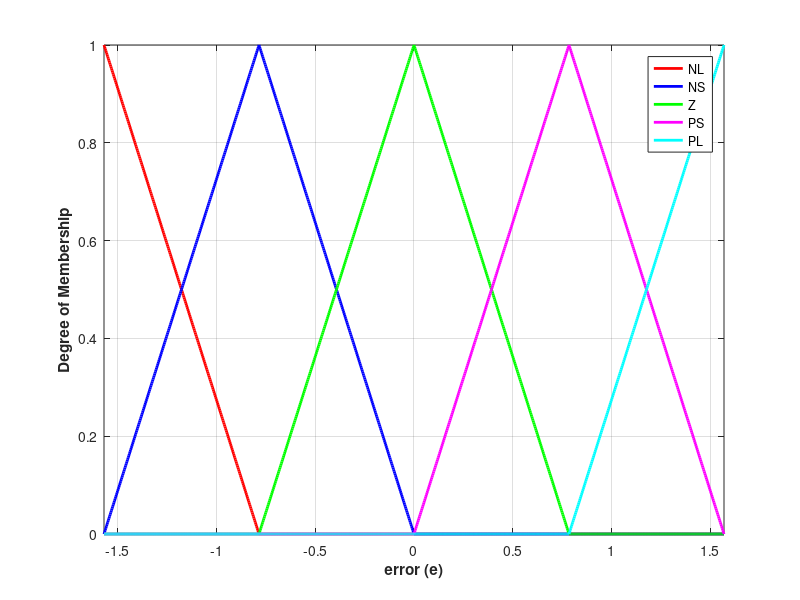
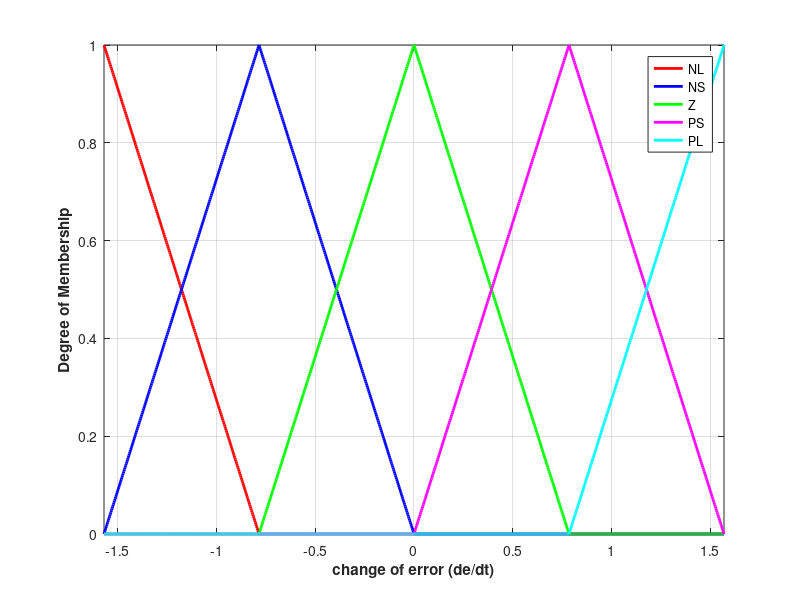
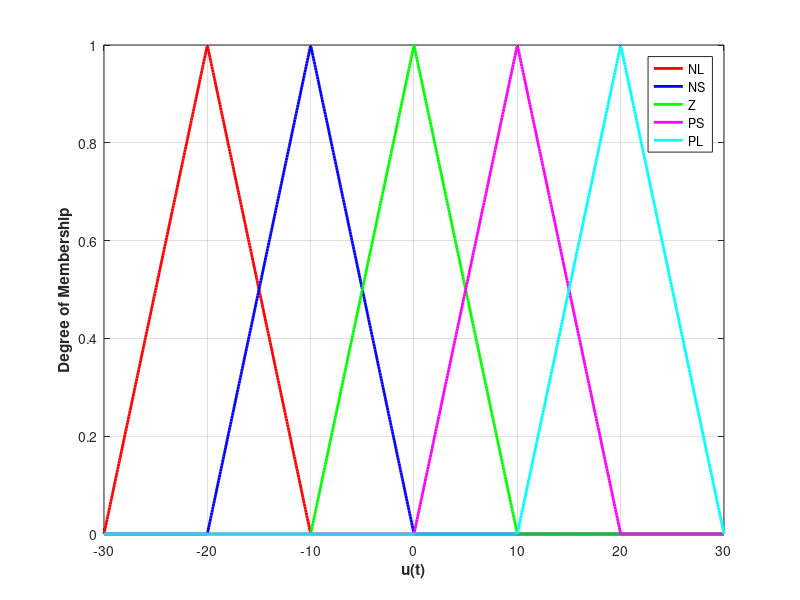
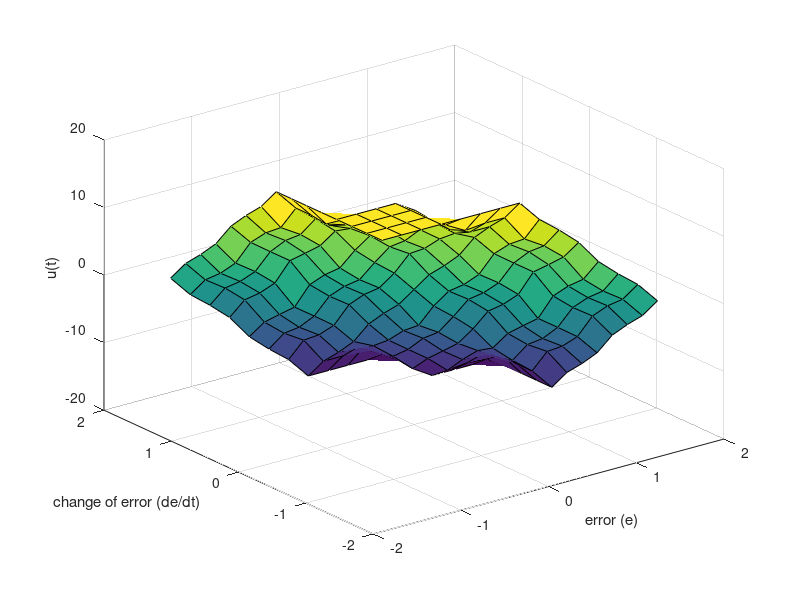

Write MATLAB code to recreate these figures, in order.
a=newfis('Inverted Pendalum');
a=addvar(a,'input','error (e)',[-pi/2 pi/2]);
a=addmf(a,'input',1,'NL','trimf', [-10 -pi/2 -pi/4]);
a=addmf(a,'input',1,'NS','trimf', [-pi/2 -pi/4 0]);
a=addmf(a,'input',1,'Z','trimf', [-pi/4 0 pi/4]);
a=addmf(a,'input',1,'PS','trimf', [0 pi/4 pi/2]);
a=addmf(a,'input',1,'PL','trimf', [pi/4 pi/2 +10]);
a=addvar(a,'input','change of error (de/dt)',[-pi/2 pi/2]);
a=addmf(a,'input',2,'NL','trimf', [-10 -pi/2 -pi/4]);
a=addmf(a,'input',2,'NS','trimf', [-pi/2 -pi/4 0]);
a=addmf(a,'input',2,'Z','trimf', [-pi/4 0 pi/4]);
a=addmf(a,'input',2,'PS','trimf', [0 pi/4 pi/2]);
a=addmf(a,'input',2,'PL','trimf', [pi/4 pi/2 +10]);
a=addvar(a,'output','u(t)', [-30 30]);
a=addmf(a,'output',1,'NL','trimf', [-30 -20 -10]);
a=addmf(a,'output',1,'NS','trimf', [-20 -10 0]);
a=addmf(a,'output',1,'Z','trimf', [-10 0 10]);
a=addmf(a,'output',1,'PS','trimf', [0 10 20]);
a=addmf(a,'output',1,'PL','trimf', [10 20 30]);



rulelist=[1 1 5 1 1;
          1 2 5 1 1;
          1 3 5 1 1;
          1 4 4 1 1;
          1 5 3 1 1;
          2 1 5 1 1;
          2 2 5 1 1;
          2 3 4 1 1;
          2 4 3 1 1;
          2 5 2 1 1;
          3 1 5 1 1;
          3 2 4 1 1;
          3 3 3 1 1;
          3 4 2 1 1;
          3 5 1 1 1;
          4 1 4 1 1;
          4 2 3 1 1;
          4 3 2 1 1;
          4 4 1 1 1;
          4 5 1 1 1;
          5 1 3 1 1;
          5 2 2 1 1;
          5 3 1 1 1;
          5 4 1 1 1;
          5 5 1 1 1;];
a=addrule(a,rulelist);
figure(1)
plotmf(a,'input',1);
axis([-pi/2 pi/2 0 1])
figure(2)
plotmf(a,'input',2);
axis([-pi/2 pi/2 0 1])
figure(3)
plotmf(a,'output',1);
axis([-30 30 0 1])
% temp=8;
% out=evalfis(temp,a);
figure(4)
gensurf(a);
    % i=1;
    % for temp=0:0.1:100;
    %     out(i)=evalfis(temp,a);
    %     i=i+1;
    % end
    % plot(out,temp)
% a.input.mf(1).params
% a.input.mf(1).type




